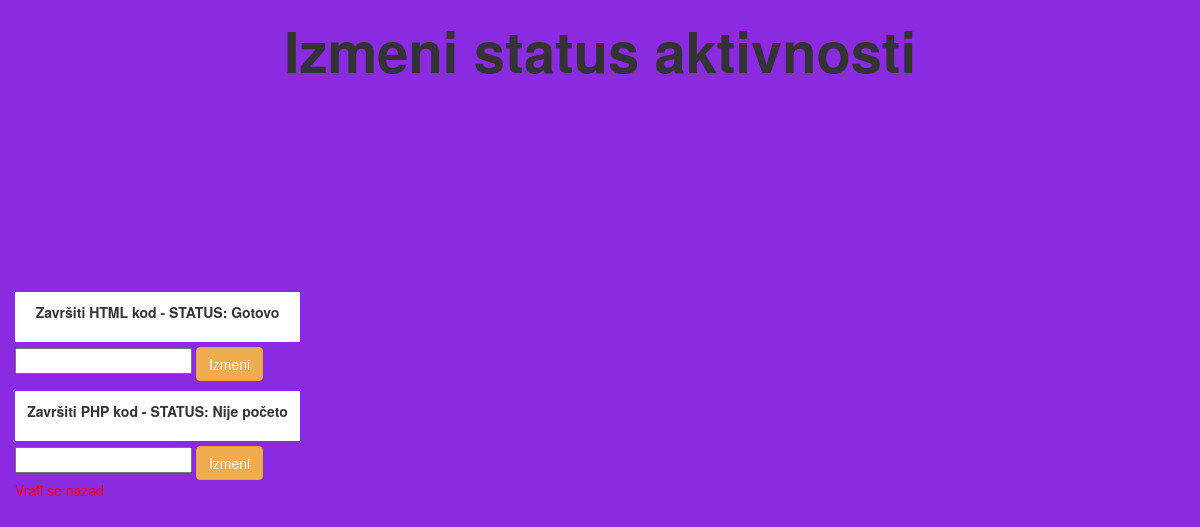
Page /statusAktivnosti.php?x=1 on the committed database.
### tables this page shows
CREATE TABLE `aktivnosti` (
  `idAktivnosti` int(255) NOT NULL,
  `idProjekta` int(255) NOT NULL,
  `naziv` varchar(255) NOT NULL,
  `opis` varchar(255) NOT NULL,
  `status` varchar(255) NOT NULL
);

### statusAktivnosti.php (the view, shortened to what this page needs)
<!DOCTYPE html>
<html>
<head>
	<link rel="stylesheet" href="https://maxcdn.bootstrapcdn.com/bootstrap/3.4.1/css/bootstrap.min.css">
	<link rel="stylesheet" type="text/css" href="css/statusAktivnosti.css">
</head>
<body>
	<h1>Izmeni status aktivnosti</h1>
	<?php
		$conn = OpenCon();
		$idProjekta = $_GET['x'];
		$sql = "SELECT * FROM aktivnosti WHERE aktivnosti.idProjekta = '$idProjekta'";
		$result = $conn->query($sql);
		echo '<div class="container aktivnosti">';
		if ($result->num_rows > 0) {
			while($row = $result->fetch_assoc()){
				echo '<div class="aktivnost">
					'.$row["opis"] .' - STATUS: '.$row["status"];
				echo '</div>';
				echo "<form method='post'>";
				echo "<input type='text' name='izmeniStatus'>
					<button class='btn btn-warning' name='izmena' value='".$row["idAktivnosti"]."'>Izmeni</button>";
				echo "</form>";
			}
			echo "<a href='zaposlenilogin.php'>Vrati se nazad</a>";
			echo '</div>';
		}
	?>
</body>
</html>

### css/statusAktivnosti.css (style rules this page uses)
body { background-color: blueviolet; }
h1 { text-align: center; font-size: 4em; font-weight: bold; }
.aktivnosti { margin-top: 200px; margin-right: 30px; }
.aktivnost { height: 50px; width: 25%; text-align: center; padding: 10px; font-size: 1em; font-weight: bold; margin-top: 10px; margin-bottom: 5px; background-color: white; }
a { color: red; text-align: center; }

### rows in the picture
aktivnosti: opis "Završiti HTML kod", status "Gotovo", $row["idAktivnosti"] 11 (drawn)
aktivnosti: opis "Završiti PHP kod", status "Nije početo", $row["idAktivnosti"] 12 (drawn)
